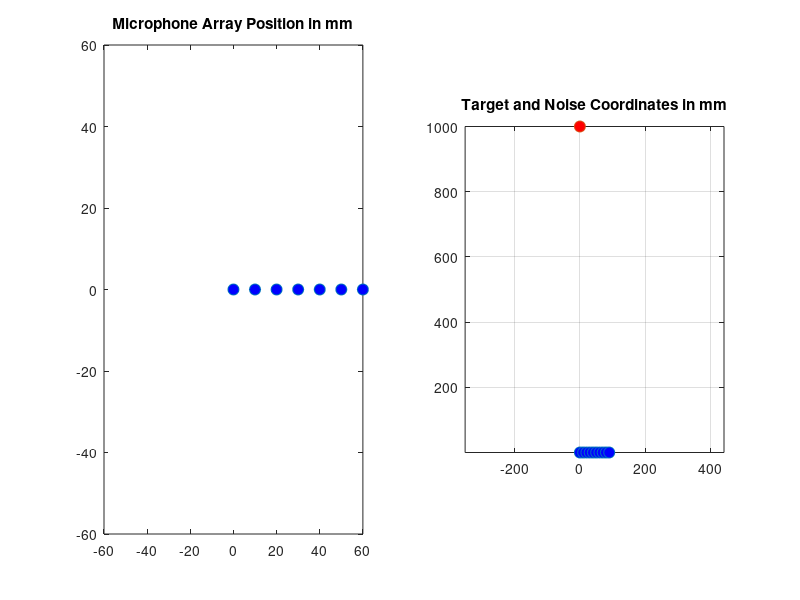

This figure's MATLAB source: (Note: this script raises an error after producing the figure.)
clear;clf; close all;
verbose = true;
speak = false;
graph = true;

set(0, 'DefaultFigurePosition', [300, 300, 600, 300]); % Default size for all figures
SOUND = 343; %meters/second

%%  NUMBER AND COORDINATES OF MICROPHONES IN METERS  %

%Endfire Linear Microphone Array
mic_n = 10; % Number of microphones
d = 0.01; % Spacing (1 cm), under nyquist for frequencies of interest 
mic_pos = (0:mic_n-1)' * [d,0]; % Linear positions along y-axis 

theta = pi/2;
target_pos = [cos(theta), sin(theta)];

%% target audio
ns = 60000;
fs_adc = 20000;
ts = (0:ns-1)/fs_adc;
target_audio = 0.5*sin(ts'*2*pi*262);

%% %%%%%% Delay Between Mics %%%%%%
%delta_t, distance/speed
abs_delay = vecnorm((mic_pos - target_pos)')/343;
req_delay = abs_delay;
%   Noise Source  Uris Library%

if graph
    figure;
    subplot(1,2,1);
    %mic positions
    plot(mic_pos(:,1)*10^3, mic_pos(:,2)*10^3, 'o', 'MarkerSize', 8, 'MarkerFaceColor', 'b');
    xlim([-60,60]);
    ylim([-60,60]);
    title('Microphone Array Position in mm');
    subplot(1,2,2);
    plot(mic_pos(:,1)*10^3, mic_pos(:,2)*10^3, 'o', 'MarkerSize', 8, 'MarkerFaceColor', 'b');
    hold on;
    %target audio
    plot(target_pos(:,1)*10^3, target_pos(:,2)*10^3, 'o', 'MarkerSize', 8, 'MarkerFaceColor', 'r');
    hold on;
    % Labels and formatting
    title('Target and Noise Coordinates in mm');
    grid on;
    axis equal; % Ensures equal scaling of x and y axes
end


%%%%%%%%%%%%%%%%%%%%%%%%%%%%%%%%%%%%%%%%%%%%%%%%%%%%%%%%%%%%%%%%%%%%%%%%%%
%%                         SIGNAL CONVERTED TO DIGITAL                  %%
%%%%%%%%%%%%%%%%%%%%%%%%%%%%%%%%%%%%%%%%%%%%%%%%%%%%%%%%%%%%%%%%%%%%%%%%%%
% BEAMFORMING OPERATIONS
% time domaindelay and sum --> simplest, least computationally intensive
% After computing mic_data and required delay:

signal = zeros(ns, mic_n);
theta = (-180:180)*pi/180;
power_output = zeros(length(theta),1);
for i = 1:length(theta)
    for j = 1:mic_n
        %insert delay # of samples before and attenuate by 4pi*distance
        signal(:,j) = add_source(mic_pos(j,:), [cos(theta(i)), sin(theta(i))], target_audio, fs_adc);
    end
    power_output(i) = bandpower(real(ifft(freq_delaysum(fft(signal), req_delay, fs_adc))), fs_adc, [0,fs_adc/2]);
end
power_output = 10*log10(abs(power_output));
power_output = power_output - max(power_output);


figure;
polarplot(theta, real(power_output));
title('Phase vs. Array Response');
grid on;



%% %%%%%                 HELPER FUNCTIONS                   %%%%%%%%%%%
% function takes source locations, sampling Fs, source locations, and mic position
% outputs resulting audio for that mic
function audio = add_source(input_pos, sources, signal, Fs)
    d = vecnorm((sources - input_pos)'); %distance from mic to noise sources
    delays = int32((d/343)*Fs);
    delays = delays - min(delays);
    audio = zeros(length(signal),1);
    for i = 1:length(delays)
        audio = audio + [zeros(delays(i),1); signal(1:end-delays(i))]/(4*pi*d(i));
    end
    audio = audio/size(sources,1); 
end
